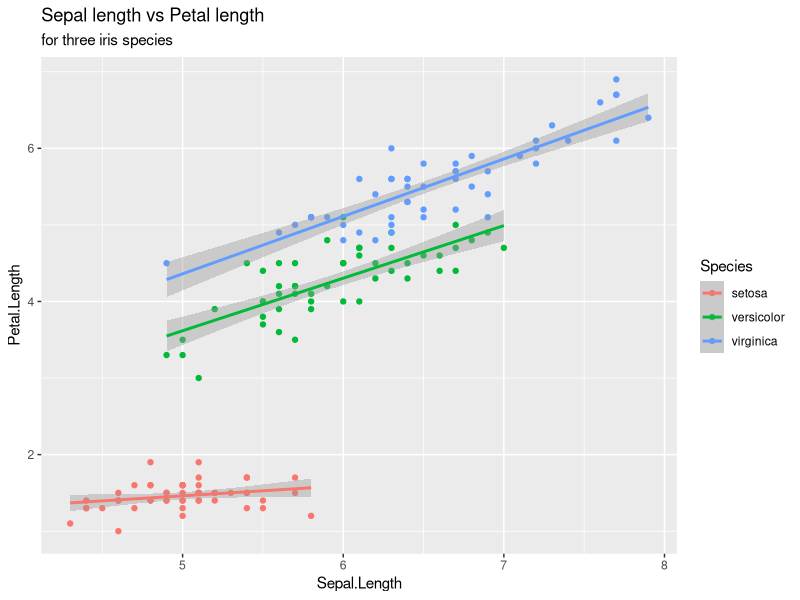
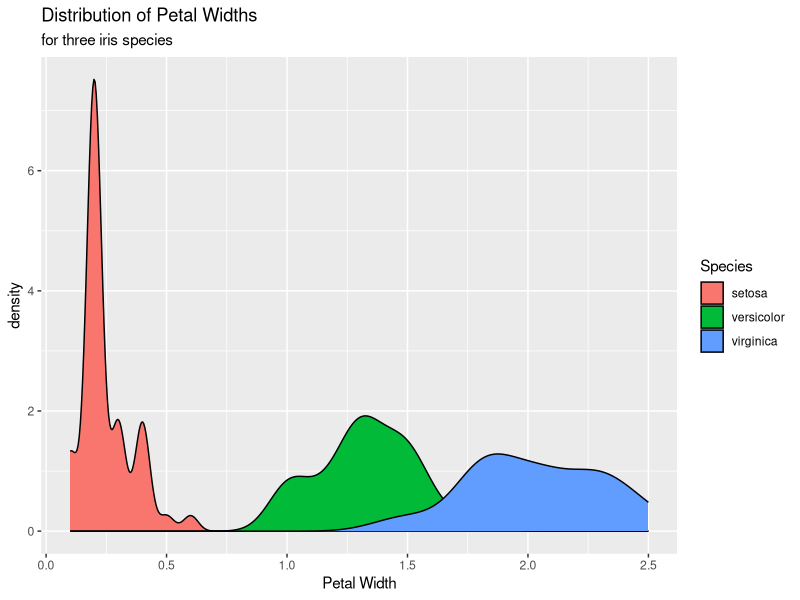
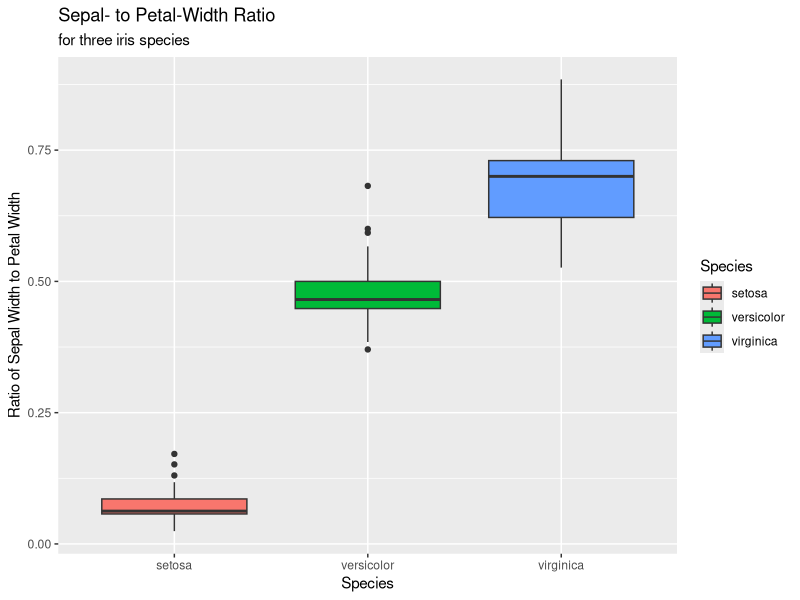
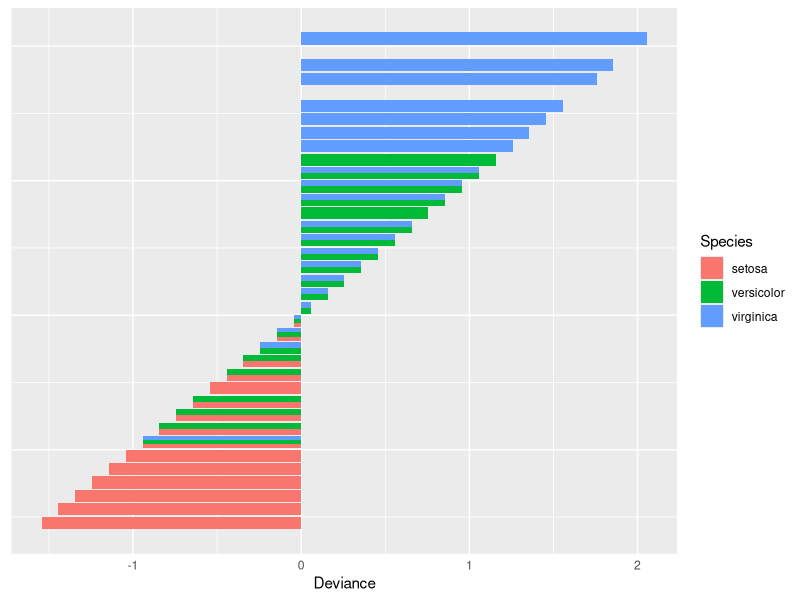
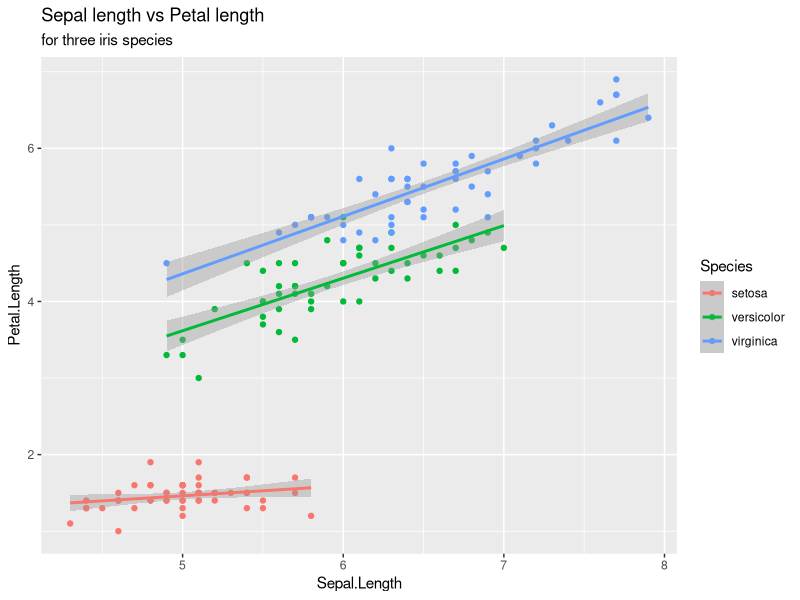
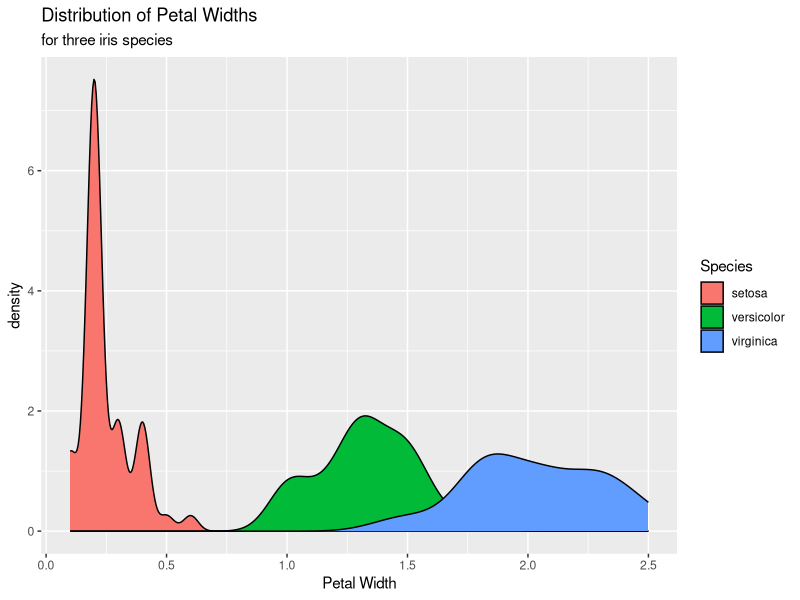
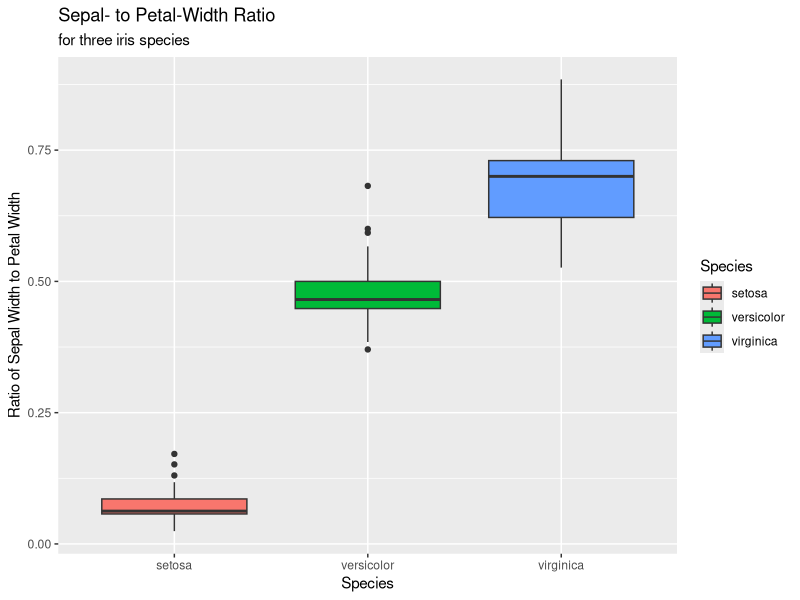

The R source for these figures, in order:
library(ggplot2)
data("iris")

ggplot(iris, aes(x=Sepal.Length, y=Petal.Length, col=Species)) +
  geom_point() + geom_smooth(method = "lm") +
  labs(title = "Sepal length vs Petal length", subtitle = "for three iris species")
ggsave("../Assignment_5/iris_fig1.png")

ggplot(iris, aes(x=Petal.Width, fill=Species)) +
  geom_density() + 
  labs(title = "Distribution of Petal Widths", subtitle = "for three iris species", x = "Petal Width")
ggsave("./iris_fig2.png")


iris$Ratio <- with(iris, Petal.Width / Sepal.Width)

ggplot(iris, aes(x=Species, y=Ratio, fill=Species)) +
  geom_boxplot() +
  labs(title = "Sepal- to Petal-Width Ratio", x="Species", y="Ratio of Sepal Width to Petal Width", subtitle = "for three iris species")
ggsave("./iris_fig3.png")

iris$Deviance <- with(iris, Sepal.Length - mean(Sepal.Length))

ggplot(iris, aes(x=Deviance, y=Deviance,fill=Species)) +
  geom_bar(position = "dodge", stat = "identity") +
  coord_flip() + 
  theme(axis.text.y.left = element_blank(), axis.title.y = element_blank(), axis.ticks = element_blank())
















